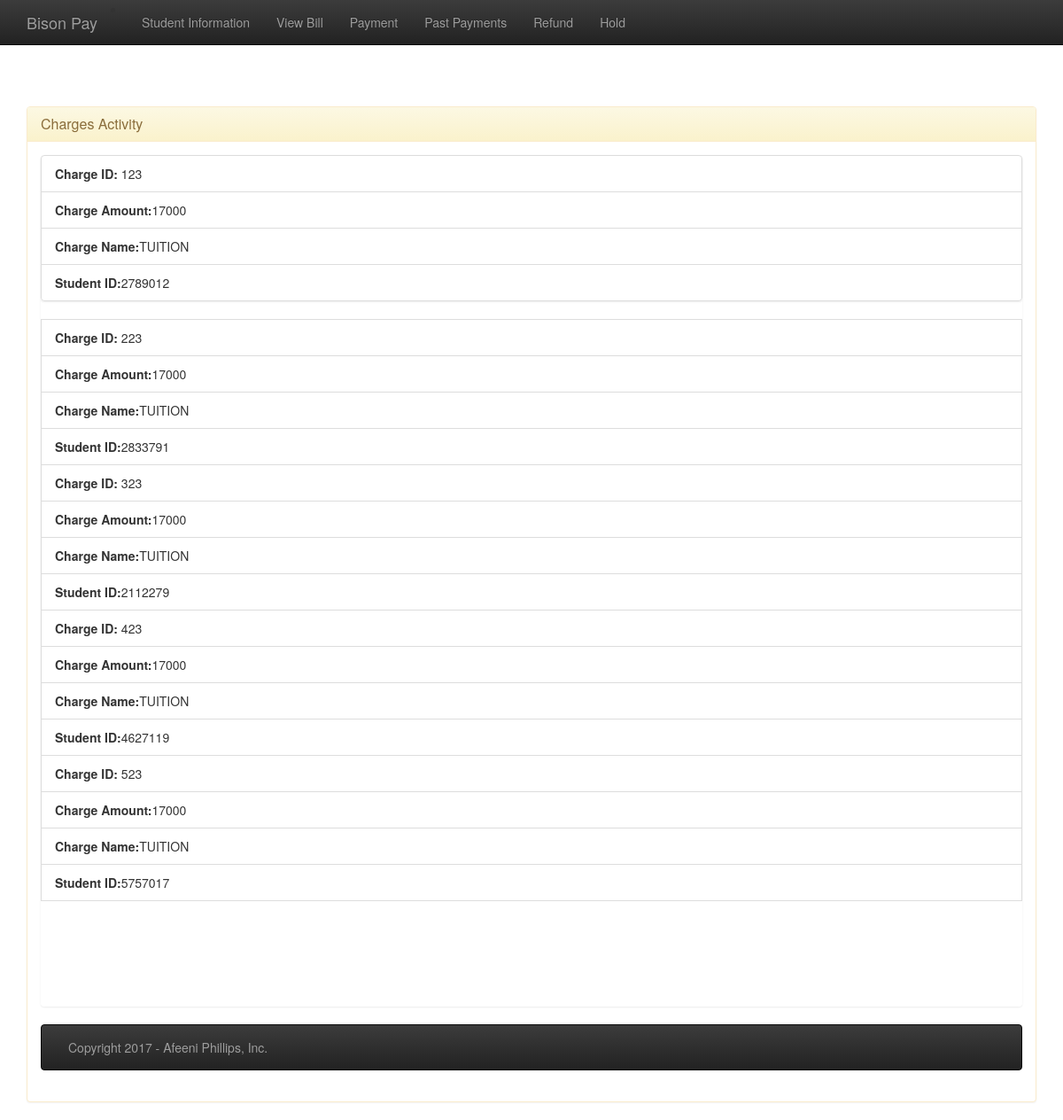
The app's page /viewbill with its own data.
### tables this page shows
CREATE TABLE CHARGE (
CHRG_ID INTEGER(20) PRIMARY KEY NOT NULL,
CHRG_NAME VARCHAR(20) NOT NULL,
CHRG_AMNT DECIMAL(20,2) NOT NULL,
STU_ID INTEGER NOT NULL,
FOREIGN KEY(STU_ID) REFERENCES STUDENT(STU_ID)
);

### database-final.py (the view)
@app.route('/viewbill')
def viewbill():
    db = get_db()
    cur = db.execute('SELECT * FROM CHARGE')
    charges = cur.fetchall()
    return render_template('viewbill.html', charges=charges)

### database-final.py (called while the page is built)
def connect_db():
    rv = sqlite3.connect(app.config['DATABASE'])
    rv.row_factory = sqlite3.Row
    return rv

def get_db():
    if not hasattr(g, 'sqlite_db'):
        g.sqlite_db = connect_db()
    return g.sqlite_db

### templates/viewbill.html (shortened to what this page needs)
{% extends "base.html" %}
{% block content %}
    <br />  <br />
     <br />  <br />
<div class="panel panel-warning">
  <div class="panel-heading">
    <h3 class="panel-title">Charges Activity</h3>
  </div>
  <div class="panel-body">
             <div id="ShowProfile">
              <div class="list-group">
              <ul class="list-group">
      {% for charge in charges %}
            <li class="list-group-item"><b>Charge ID:</b> {{ charge.CHRG_ID }} </li>
           <li class="list-group-item"><b>Charge Amount:</b>{{ charge.CHRG_AMNT }} </li>
           <li class="list-group-item"><b>Charge Name:</b>{{ charge.CHRG_NAME}} </li>
           <li class="list-group-item"><b>Student ID:</b>{{ charge.STU_ID }} </li>
          </ul>
{% endfor %}
    <br /> <br/>
    <br /> <br/>
    <br /> <br/>
{% endblock %}

### records on screen
CHARGE: CHRG_ID "123", CHRG_AMNT "17000", CHRG_NAME "TUITION", STU_ID "2789012"
CHARGE: CHRG_ID "223", CHRG_AMNT "17000", CHRG_NAME "TUITION", STU_ID "2833791"
CHARGE: CHRG_ID "323", CHRG_AMNT "17000", CHRG_NAME "TUITION", STU_ID "2112279"
CHARGE: CHRG_ID "423", CHRG_AMNT "17000", CHRG_NAME "TUITION", STU_ID "4627119"
CHARGE: CHRG_ID "523", CHRG_AMNT "17000", CHRG_NAME "TUITION", STU_ID "5757017"
